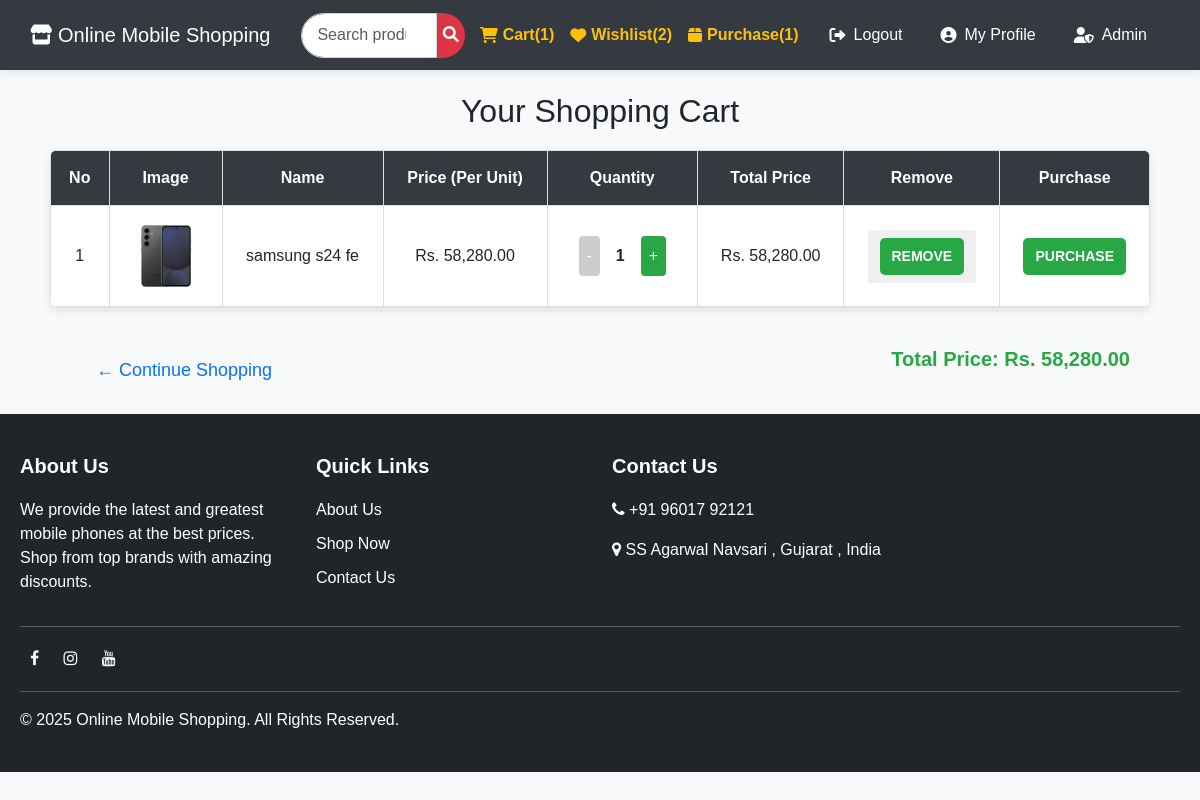
The page /api/viewcart.php (signed in) on the database its author committed.
### tables this page shows
CREATE TABLE IF NOT EXISTS `cart` (
  `id` int NOT NULL AUTO_INCREMENT,
  `user_id` int DEFAULT NULL,
  `product_id` int DEFAULT NULL,
  `quantity` int DEFAULT NULL,
  PRIMARY KEY (`id`),
  KEY `user_id` (`user_id`),
  KEY `product_id` (`product_id`)
);

CREATE TABLE IF NOT EXISTS `product` (
  `ID` int NOT NULL AUTO_INCREMENT,
  `P_NAME` varchar(100) NOT NULL,
  `P_PRICE` varchar(100) NOT NULL,
  `P_QUENTITY` int NOT NULL,
  `P_COMPANY` varchar(200) NOT NULL,
  `P_IMAGE` varchar(200) NOT NULL,
  `P_DISCOUNT` float DEFAULT '0',
  `P_DISCOUNTED_PRICE` decimal(10,2) NOT NULL,
  `P_RAM` varchar(50) NOT NULL,
  `P_ROM` varchar(50) NOT NULL,
  `P_COLOR` varchar(50) NOT NULL,
  `P_DISPLAY` varchar(100) NOT NULL,
  `P_BATTERY` varchar(100) NOT NULL,
  `P_PROCESSOR` varchar(100) NOT NULL,
  `P_CAMERA` varchar(100) NOT NULL,
  PRIMARY KEY (`ID`)
);

### api/viewcart.php (the view, shortened to what this page needs)
<?php
include("header.php");
$user_id = $_SESSION['us_id'];
$sql = "SELECT cart.id AS cart_id, product.id AS product_id, product.P_NAME AS name,
        cart.quantity, product.P_DISCOUNTED_PRICE AS price, product.P_IMAGE AS image,
        product.P_QUENTITY AS stock
        FROM cart
        INNER JOIN product ON cart.product_id = product.id
        WHERE cart.user_id = '$user_id'";
$result = $con->query($sql);
$total_price = 0;
?>
<!DOCTYPE html>
<html lang="en">
<head>
    <link rel="stylesheet" href="../css/viewcart.css">
</head>
<body>
<div class="cart-container">
    <center><h2>Your Shopping Cart</h2></center>
    <?php if ($result->num_rows > 0): ?>
        <table class="cart-table">
            <thead>
                <tr>
                    <th>No</th>
                    <th>Image</th>
                    <th>Name</th>
                    <th>Price (Per Unit)</th>
                    <th>Quantity</th>
                    <th>Total Price</th>
                    <th>Remove</th>
                    <th>Purchase</th>
                </tr>
            </thead>
            <tbody>
                <?php
                $serial = 1;
                while ($row = $result->fetch_assoc()):
                    $quantity = $row['quantity'];
                    $price = $row['price'];
                    $stock = $row['stock'];
                    $total_price += $quantity * $price;
                ?>
                <tr>
                    <td><?= $serial++; ?></td>
                    <td><img src="../admin/product/<?= htmlspecialchars($row['image']); ?>" alt="<?= htmlspecialchars($row['name']); ?>"></td>
                    <td><?= htmlspecialchars($row['name']); ?></td>
                    <td>Rs. <?= number_format($price, 2); ?></td>
                    <td>
                        <div class="quantity-controls">
                            <form method="POST" action="">
                                <button type="submit" name="update_quantity" <?= $quantity <= 1 ? 'disabled' : ''; ?>>-</button>
                            </form>
                            <span><?= $quantity; ?></span>
                            <form method="POST" action="">
                                <button type="submit" name="update_quantity" <?= $quantity >= $stock ? 'disabled' : ''; ?>>+</button>
                            </form>
                        </div>
                    </td>
                    <td>Rs. <?= number_format($quantity * $price, 2); ?></td>
                    <td><button ><a href="removecart.php?cart_id=<?= $row['cart_id']; ?>" class="newbtn">Remove</a></button></td>
                    <td>
                        <form method="POST" action="confirm_purchase.php">
                            <button type="submit" name="purchase" class="newbtn">Purchase</button>
                        </form>
                    </td>
                </tr>
                <?php endwhile; ?>
            </tbody>
        </table>
        <div class="cart-actions">
            <a href="homepage.php">← Continue Shopping</a>
            <h4 class="total-price">Total Price: Rs. <?= number_format($total_price, 2); ?></h4>
        </div>
    <?php endif; ?>
</div>
<?php include 'footer.php'; ?>
</body>
</html>

### css/viewcart.css (style rules this page uses)
table { width: 100%; border-collapse: collapse; margin-top: 20px; background-color: #fff; box-shadow: 0px 4px 10px rgba(0, 0, 0, 0.1); border-radius: 8px; overflow: hidden; }
table th, table td { border: 1px solid #ddd; padding: 12px; text-align: center; }
table th { background-color: #343a40; color: #fff; font-weight: bold; }
.quantity-controls { display: flex; align-items: center; justify-content: center; gap: 8px; }
.quantity-controls button { background-color: #28a745; color: white; border: none; padding: 5px 10px; cursor: pointer; border-radius: 4px; transition: 0.3s; }
.quantity-controls button:disabled { background-color: #ccc; cursor: not-allowed; }
.quantity-controls span { font-weight: bold; }
.newbtn { background-color: #28a745; color: white; padding: 8px 12px; border: none; border-radius: 5px; cursor: pointer; text-transform: uppercase; font-weight: bold; transition: all 0.3s ease-in-out; display: inline-block; font-size: 14px; }
.cart-actions { display: flex; justify-content: space-between; margin-top: 20px; padding: 10px 20px; }
.total-price { text-align: right; font-size: 20px; font-weight: bold; margin-top: 10px; color: #28a745; }
@media screen and (max-width: 1200px) { table th, table td { padding: 10px; font-size: 16px; } }
@media screen and (max-width: 1200px) { .quantity-controls button { padding: 4px 8px; font-size: 14px; } }
h2 { margin-top:20px; }
.cart-container { width: 100%; max-width: 1100px; margin: auto; }
.cart-table { width: 100%; border-collapse: collapse; font-size: 18px; }
.cart-table th, .cart-table td { padding: 15px; text-align: center; border: 1px solid #ddd; }
.cart-table img { width: 70px; height: 70px; object-fit: cover; }
.cart-table button { padding: 8px 12px; cursor: pointer; border: none; }
.quantity-controls button { font-size: 16px; padding: 8px; margin: 0 8px; }
.cart-actions { text-align: center; margin-top: 20px; }
.cart-actions a, .cart-actions button { padding: 12px 18px; font-size: 18px; text-decoration: none; margin: 8px; }
.total-price { font-size: 20px; font-weight: bold; }

### api/header.php (style rules this page uses)
body { margin: 0; padding: 0; overflow-x: hidden; font-family: 'Segoe UI', Tahoma, Geneva, Verdana, sans-serif; background-color: #f8f9fa; }

### api/viewcart.php (style rules this page uses)
.newbtn { background-color: #28a745; color: white; padding: 8px 12px; border: none; border-radius: 5px; cursor: pointer; text-transform: uppercase; font-weight: bold; transition: all 0.3s ease-in-out; display: inline-block; font-size: 14px; text-decoration: none; }

### api/footer.php (style rules this page uses)
body, html { margin: 0; padding: 0; height: 100%; font-family: Arial, sans-serif; }

### rows shown on the page
cart: product.P_IMAGE (picture), product.P_NAME "samsung s24 fe", product.P_DISCOUNTED_PRICE "58,280.00", quantity "1", $quantity*$price "58,280.00"

### other values the page prints
$cart_count "1"
$wishlist_count "2"
$wishlis_count "1"
$total_price "58,280.00"
